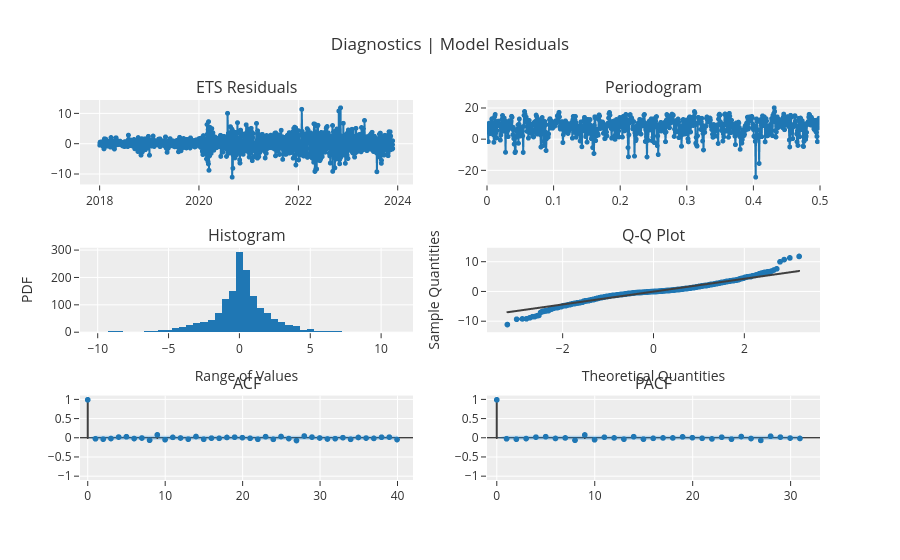

Source (notebook cell):
### Code cell
exp.plot_model(estimator=tuned_ets, plot="diagnostics")

### Figure 1 — Plotly figure (JSON) as saved in the notebook; plotly's stock layout.template omitted (floating-point values rounded to 4 significant figures; data arrays with more than 128 entries replaced by an {"elided": "..."} marker saying what was removed)
{"data": [{"line": {"color": "rgb(31, 119, 180)", "width": 2}, "marker": {"color": "rgb(31, 119, 180)", "size": 5}, "mode": "lines+markers", "name": "ETS", "showlegend": false, "type": "scattergl", "x": {"elided": "1542 str values"}, "xaxis": "x", "y": {"elided": "1542 float values"}, "yaxis": "y"}, {"hoverinfo": "text", "hovertext": {"elided": "771 str values"}, "line": {"color": "#1f77b4", "width": 2}, "marker": {"size": 5}, "mode": "lines+markers", "name": "ETS", "showlegend": false, "type": "scattergl", "x": {"elided": "771 float values"}, "xaxis": "x2", "y": {"elided": "771 float values"}, "yaxis": "y2"}, {"bingroup": "x", "hovertemplate": "variable=ETS<br>value=%{x}<br>count=%{y}<extra></extra>", "legendgroup": "ETS", "marker": {"color": "#1f77b4", "pattern": {"shape": ""}}, "name": "ETS", "orientation": "v", "showlegend": false, "type": "histogram", "x": {"elided": "1542 float values"}, "xaxis": "x3", "yaxis": "y3"}, {"marker": {"color": "#1f77b4"}, "mode": "markers", "name": "ETS", "showlegend": false, "type": "scattergl", "x": {"elided": "1542 float values"}, "xaxis": "x4", "y": {"elided": "1542 float values"}, "yaxis": "y4"}, {"line": {"color": "#3f3f3f"}, "mode": "lines", "name": "ETS", "showlegend": false, "type": "scattergl", "x": {"elided": "1542 float values"}, "xaxis": "x4", "y": {"elided": "1542 float values"}, "yaxis": "y4"}, {"line": {"color": "#3f3f3f"}, "mode": "lines", "name": "ACF", "showlegend": false, "type": "scattergl", "x": [0, 0], "xaxis": "x5", "y": [0, 1.0], "yaxis": "y5"}, {"line": {"color": "#3f3f3f"}, "mode": "lines", "name": "ACF", "showlegend": false, "type": "scattergl", "x": [1, 1], "xaxis": "x5", "y": [0, -0.02129], "yaxis": "y5"}, {"line": {"color": "#3f3f3f"}, "mode": "lines", "name": "ACF", "showlegend": false, "type": "scattergl", "x": [2, 2], "xaxis": "x5", "y": [0, -0.03134], "yaxis": "y5"}, {"line": {"color": "#3f3f3f"}, "mode": "lines", "name": "ACF", "showlegend": false, "type": "scattergl", "x": [3, 3], "xaxis": "x5", "y": [0, -0.01379], "yaxis": "y5"}, {"line": {"color": "#3f3f3f"}, "mode": "lines", "name": "ACF", "showlegend": false, "type": "scattergl", "x": [4, 4], "xaxis": "x5", "y": [0, 0.02418], "yaxis": "y5"}, {"line": {"color": "#3f3f3f"}, "mode": "lines", "name": "ACF", "showlegend": false, "type": "scattergl", "x": [5, 5], "xaxis": "x5", "y": [0, 0.03397], "yaxis": "y5"}, {"line": {"color": "#3f3f3f"}, "mode": "lines", "name": "ACF", "showlegend": false, "type": "scattergl", "x": [6, 6], "xaxis": "x5", "y": [0, -0.01475], "yaxis": "y5"}, {"line": {"color": "#3f3f3f"}, "mode": "lines", "name": "ACF", "showlegend": false, "type": "scattergl", "x": [7, 7], "xaxis": "x5", "y": [0, -0.0004502], "yaxis": "y5"}, {"line": {"color": "#3f3f3f"}, "mode": "lines", "name": "ACF", "showlegend": false, "type": "scattergl", "x": [8, 8], "xaxis": "x5", "y": [0, -0.05773], "yaxis": "y5"}, {"line": {"color": "#3f3f3f"}, "mode": "lines", "name": "ACF", "showlegend": false, "type": "scattergl", "x": [9, 9], "xaxis": "x5", "y": [0, 0.08294], "yaxis": "y5"}, {"line": {"color": "#3f3f3f"}, "mode": "lines", "name": "ACF", "showlegend": false, "type": "scattergl", "x": [10, 10], "xaxis": "x5", "y": [0, -0.04456], "yaxis": "y5"}, {"line": {"color": "#3f3f3f"}, "mode": "lines", "name": "ACF", "showlegend": false, "type": "scattergl", "x": [11, 11], "xaxis": "x5", "y": [0, 0.01713], "yaxis": "y5"}, {"line": {"color": "#3f3f3f"}, "mode": "lines", "name": "ACF", "showlegend": false, "type": "scattergl", "x": [12, 12], "xaxis": "x5", "y": [0, 0.0002664], "yaxis": "y5"}, {"line": {"color": "#3f3f3f"}, "mode": "lines", "name": "ACF", "showlegend": false, "type": "scattergl", "x": [13, 13], "xaxis": "x5", "y": [0, -0.03114], "yaxis": "y5"}, {"line": {"color": "#3f3f3f"}, "mode": "lines", "name": "ACF", "showlegend": false, "type": "scattergl", "x": [14, 14], "xaxis": "x5", "y": [0, 0.03896], "yaxis": "y5"}, {"line": {"color": "#3f3f3f"}, "mode": "lines", "name": "ACF", "showlegend": false, "type": "scattergl", "x": [15, 15], "xaxis": "x5", "y": [0, -0.03354], "yaxis": "y5"}, {"line": {"color": "#3f3f3f"}, "mode": "lines", "name": "ACF", "showlegend": false, "type": "scattergl", "x": [16, 16], "xaxis": "x5", "y": [0, -0.003705], "yaxis": "y5"}, {"line": {"color": "#3f3f3f"}, "mode": "lines", "name": "ACF", "showlegend": false, "type": "scattergl", "x": [17, 17], "xaxis": "x5", "y": [0, -0.007936], "yaxis": "y5"}, {"line": {"color": "#3f3f3f"}, "mode": "lines", "name": "ACF", "showlegend": false, "type": "scattergl", "x": [18, 18], "xaxis": "x5", "y": [0, 0.01419], "yaxis": "y5"}, {"line": {"color": "#3f3f3f"}, "mode": "lines", "name": "ACF", "showlegend": false, "type": "scattergl", "x": [19, 19], "xaxis": "x5", "y": [0, 0.0211], "yaxis": "y5"}, {"line": {"color": "#3f3f3f"}, "mode": "lines", "name": "ACF", "showlegend": false, "type": "scattergl", "x": [20, 20], "xaxis": "x5", "y": [0, 0.008898], "yaxis": "y5"}, {"line": {"color": "#3f3f3f"}, "mode": "lines", "name": "ACF", "showlegend": false, "type": "scattergl", "x": [21, 21], "xaxis": "x5", "y": [0, -0.007128], "yaxis": "y5"}, {"line": {"color": "#3f3f3f"}, "mode": "lines", "name": "ACF", "showlegend": false, "type": "scattergl", "x": [22, 22], "xaxis": "x5", "y": [0, -0.03351], "yaxis": "y5"}, {"line": {"color": "#3f3f3f"}, "mode": "lines", "name": "ACF", "showlegend": false, "type": "scattergl", "x": [23, 23], "xaxis": "x5", "y": [0, 0.03569], "yaxis": "y5"}, {"line": {"color": "#3f3f3f"}, "mode": "lines", "name": "ACF", "showlegend": false, "type": "scattergl", "x": [24, 24], "xaxis": "x5", "y": [0, -0.03541], "yaxis": "y5"}, {"line": {"color": "#3f3f3f"}, "mode": "lines", "name": "ACF", "showlegend": false, "type": "scattergl", "x": [25, 25], "xaxis": "x5", "y": [0, 0.03942], "yaxis": "y5"}, {"line": {"color": "#3f3f3f"}, "mode": "lines", "name": "ACF", "showlegend": false, "type": "scattergl", "x": [26, 26], "xaxis": "x5", "y": [0, -0.01547], "yaxis": "y5"}, {"line": {"color": "#3f3f3f"}, "mode": "lines", "name": "ACF", "showlegend": false, "type": "scattergl", "x": [27, 27], "xaxis": "x5", "y": [0, -0.06605], "yaxis": "y5"}, {"line": {"color": "#3f3f3f"}, "mode": "lines", "name": "ACF", "showlegend": false, "type": "scattergl", "x": [28, 28], "xaxis": "x5", "y": [0, 0.05166], "yaxis": "y5"}, {"line": {"color": "#3f3f3f"}, "mode": "lines", "name": "ACF", "showlegend": false, "type": "scattergl", "x": [29, 29], "xaxis": "x5", "y": [0, 0.0239], "yaxis": "y5"}, {"line": {"color": "#3f3f3f"}, "mode": "lines", "name": "ACF", "showlegend": false, "type": "scattergl", "x": [30, 30], "xaxis": "x5", "y": [0, -1.782e-05], "yaxis": "y5"}, {"line": {"color": "#3f3f3f"}, "mode": "lines", "name": "ACF", "showlegend": false, "type": "scattergl", "x": [31, 31], "xaxis": "x5", "y": [0, -0.02609], "yaxis": "y5"}, {"line": {"color": "#3f3f3f"}, "mode": "lines", "name": "ACF", "showlegend": false, "type": "scattergl", "x": [32, 32], "xaxis": "x5", "y": [0, -0.01825], "yaxis": "y5"}, {"line": {"color": "#3f3f3f"}, "mode": "lines", "name": "ACF", "showlegend": false, "type": "scattergl", "x": [33, 33], "xaxis": "x5", "y": [0, 0.007802], "yaxis": "y5"}, {"line": {"color": "#3f3f3f"}, "mode": "lines", "name": "ACF", "showlegend": false, "type": "scattergl", "x": [34, 34], "xaxis": "x5", "y": [0, -0.03492], "yaxis": "y5"}, {"line": {"color": "#3f3f3f"}, "mode": "lines", "name": "ACF", "showlegend": false, "type": "scattergl", "x": [35, 35], "xaxis": "x5", "y": [0, 0.01351], "yaxis": "y5"}, {"line": {"color": "#3f3f3f"}, "mode": "lines", "name": "ACF", "showlegend": false, "type": "scattergl", "x": [36, 36], "xaxis": "x5", "y": [0, -0.002458], "yaxis": "y5"}, {"line": {"color": "#3f3f3f"}, "mode": "lines", "name": "ACF", "showlegend": false, "type": "scattergl", "x": [37, 37], "xaxis": "x5", "y": [0, -0.01037], "yaxis": "y5"}, {"line": {"color": "#3f3f3f"}, "mode": "lines", "name": "ACF", "showlegend": false, "type": "scattergl", "x": [38, 38], "xaxis": "x5", "y": [0, 0.02033], "yaxis": "y5"}, {"line": {"color": "#3f3f3f"}, "mode": "lines", "name": "ACF", "showlegend": false, "type": "scattergl", "x": [39, 39], "xaxis": "x5", "y": [0, 0.02302], "yaxis": "y5"}, {"line": {"color": "#3f3f3f"}, "mode": "lines", "name": "ACF", "showlegend": false, "type": "scattergl", "x": [40, 40], "xaxis": "x5", "y": [0, -0.04103], "yaxis": "y5"}, {"marker": {"color": "#1f77b4", "size": 6}, "mode": "markers", "name": "ACF", "showlegend": false, "type": "scattergl", "x": [0, 1, 2, 3, 4, 5, 6, 7, 8, 9, 10, 11, 12, 13, 14, 15, 16, 17, 18, 19, 20, 21, 22, 23, 24, 25, 26, 27, 28, 29, 30, 31, 32, 33, 34, 35, 36, 37, 38, 39, 40], "xaxis": "x5", "y": [1.0, -0.02129, -0.03134, -0.01379, 0.02418, 0.03397, -0.01475, -0.0004502, -0.05773, 0.08294, -0.04456, 0.01713, 0.0002664, -0.03114, 0.03896, -0.03354, -0.003705, -0.007936, 0.01419, 0.0211, 0.008898, -0.007128, -0.03351, 0.03569, -0.03541, 0.03942, -0.01547, -0.06605, 0.05166, 0.0239, -1.782e-05, -0.02609, -0.01825, 0.007802, -0.03492, 0.01351, -0.002458, -0.01037, 0.02033, 0.02302, -0.04103], "yaxis": "y5"}, {"line": {"color": "rgba(255,255,255,0)"}, "mode": "lines", "name": "UC", "showlegend": false, "type": "scatter", "x": [0, 1, 2, 3, 4, 5, 6, 7, 8, 9, 10, 11, 12, 13, 14, 15, 16, 17, 18, 19, 20, 21, 22, 23, 24, 25, 26, 27, 28, 29, 30, 31, 32, 33, 34, 35, 36, 37, 38, 39, 40], "xaxis": "x5", "y": [0.0, 0.04991, 0.04993, 0.04998, 0.04999, 0.05002, 0.05008, 0.05009, 0.05009, 0.05026, 0.0506, 0.05069, 0.05071, 0.05071, 0.05076, 0.05083, 0.05089, 0.05089, 0.05089, 0.0509, 0.05092, 0.05092, 0.05093, 0.05098, 0.05104, 0.05111, 0.05118, 0.05119, 0.0514, 0.05153, 0.05156, 0.05156, 0.05159, 0.05161, 0.05161, 0.05167, 0.05168, 0.05168, 0.05169, 0.05171, 0.05173], "yaxis": "y5"}, {"fill": "tonexty", "fillcolor": "rgba(32, 146, 230,0.3)", "line": {"color": "rgba(255,255,255,0)"}, "mode": "lines", "name": "LC", "showlegend": false, "type": "scatter", "x": [0, 1, 2, 3, 4, 5, 6, 7, 8, 9, 10, 11, 12, 13, 14, 15, 16, 17, 18, 19, 20, 21, 22, 23, 24, 25, 26, 27, 28, 29, 30, 31, 32, 33, 34, 35, 36, 37, 38, 39, 40], "xaxis": "x5", "y": [0.0, -0.04991, -0.04993, -0.04998, -0.04999, -0.05002, -0.05008, -0.05009, -0.05009, -0.05026, -0.0506, -0.05069, -0.05071, -0.05071, -0.05076, -0.05083, -0.05089, -0.05089, -0.05089, -0.0509, -0.05092, -0.05092, -0.05093, -0.05098, -0.05104, -0.05111, -0.05118, -0.05119, -0.0514, -0.05153, -0.05156, -0.05156, -0.05159, -0.05161, -0.05161, -0.05167, -0.05168, -0.05168, -0.05169, -0.05171, -0.05173], "yaxis": "y5"}, {"line": {"color": "#3f3f3f"}, "mode": "lines", "name": "PACF", "showlegend": false, "type": "scattergl", "x": [0, 0], "xaxis": "x6", "y": [0, 1.0], "yaxis": "y6"}, {"line": {"color": "#3f3f3f"}, "mode": "lines", "name": "PACF", "showlegend": false, "type": "scattergl", "x": [1, 1], "xaxis": "x6", "y": [0, -0.0213], "yaxis": "y6"}, {"line": {"color": "#3f3f3f"}, "mode": "lines", "name": "PACF", "showlegend": false, "type": "scattergl", "x": [2, 2], "xaxis": "x6", "y": [0, -0.03185], "yaxis": "y6"}, {"line": {"color": "#3f3f3f"}, "mode": "lines", "name": "PACF", "showlegend": false, "type": "scattergl", "x": [3, 3], "xaxis": "x6", "y": [0, -0.01521], "yaxis": "y6"}, {"line": {"color": "#3f3f3f"}, "mode": "lines", "name": "PACF", "showlegend": false, "type": "scattergl", "x": [4, 4], "xaxis": "x6", "y": [0, 0.02264], "yaxis": "y6"}, {"line": {"color": "#3f3f3f"}, "mode": "lines", "name": "PACF", "showlegend": false, "type": "scattergl", "x": [5, 5], "xaxis": "x6", "y": [0, 0.03427], "yaxis": "y6"}, {"line": {"color": "#3f3f3f"}, "mode": "lines", "name": "PACF", "showlegend": false, "type": "scattergl", "x": [6, 6], "xaxis": "x6", "y": [0, -0.01204], "yaxis": "y6"}, {"line": {"color": "#3f3f3f"}, "mode": "lines", "name": "PACF", "showlegend": false, "type": "scattergl", "x": [7, 7], "xaxis": "x6", "y": [0, 0.001729], "yaxis": "y6"}, {"line": {"color": "#3f3f3f"}, "mode": "lines", "name": "PACF", "showlegend": false, "type": "scattergl", "x": [8, 8], "xaxis": "x6", "y": [0, -0.05866], "yaxis": "y6"}, {"line": {"color": "#3f3f3f"}, "mode": "lines", "name": "PACF", "showlegend": false, "type": "scattergl", "x": [9, 9], "xaxis": "x6", "y": [0, 0.07943], "yaxis": "y6"}, {"line": {"color": "#3f3f3f"}, "mode": "lines", "name": "PACF", "showlegend": false, "type": "scattergl", "x": [10, 10], "xaxis": "x6", "y": [0, -0.0463], "yaxis": "y6"}, {"line": {"color": "#3f3f3f"}, "mode": "lines", "name": "PACF", "showlegend": false, "type": "scattergl", "x": [11, 11], "xaxis": "x6", "y": [0, 0.02068], "yaxis": "y6"}, {"line": {"color": "#3f3f3f"}, "mode": "lines", "name": "PACF", "showlegend": false, "type": "scattergl", "x": [12, 12], "xaxis": "x6", "y": [0, 0.002198], "yaxis": "y6"}, {"line": {"color": "#3f3f3f"}, "mode": "lines", "name": "PACF", "showlegend": false, "type": "scattergl", "x": [13, 13], "xaxis": "x6", "y": [0, -0.03143], "yaxis": "y6"}, {"line": {"color": "#3f3f3f"}, "mode": "lines", "name": "PACF", "showlegend": false, "type": "scattergl", "x": [14, 14], "xaxis": "x6", "y": [0, 0.03464], "yaxis": "y6"}, {"line": {"color": "#3f3f3f"}, "mode": "lines", "name": "PACF", "showlegend": false, "type": "scattergl", "x": [15, 15], "xaxis": "x6", "y": [0, -0.03119], "yaxis": "y6"}, {"line": {"color": "#3f3f3f"}, "mode": "lines", "name": "PACF", "showlegend": false, "type": "scattergl", "x": [16, 16], "xaxis": "x6", "y": [0, -0.00877], "yaxis": "y6"}, {"line": {"color": "#3f3f3f"}, "mode": "lines", "name": "PACF", "showlegend": false, "type": "scattergl", "x": [17, 17], "xaxis": "x6", "y": [0, 0.001798], "yaxis": "y6"}, {"line": {"color": "#3f3f3f"}, "mode": "lines", "name": "PACF", "showlegend": false, "type": "scattergl", "x": [18, 18], "xaxis": "x6", "y": [0, 0.001423], "yaxis": "y6"}, {"line": {"color": "#3f3f3f"}, "mode": "lines", "name": "PACF", "showlegend": false, "type": "scattergl", "x": [19, 19], "xaxis": "x6", "y": [0, 0.02998], "yaxis": "y6"}, {"line": {"color": "#3f3f3f"}, "mode": "lines", "name": "PACF", "showlegend": false, "type": "scattergl", "x": [20, 20], "xaxis": "x6", "y": [0, 0.008358], "yaxis": "y6"}, {"line": {"color": "#3f3f3f"}, "mode": "lines", "name": "PACF", "showlegend": false, "type": "scattergl", "x": [21, 21], "xaxis": "x6", "y": [0, -0.00756], "yaxis": "y6"}, {"line": {"color": "#3f3f3f"}, "mode": "lines", "name": "PACF", "showlegend": false, "type": "scattergl", "x": [22, 22], "xaxis": "x6", "y": [0, -0.02473], "yaxis": "y6"}, {"line": {"color": "#3f3f3f"}, "mode": "lines", "name": "PACF", "showlegend": false, "type": "scattergl", "x": [23, 23], "xaxis": "x6", "y": [0, 0.02118], "yaxis": "y6"}, {"line": {"color": "#3f3f3f"}, "mode": "lines", "name": "PACF", "showlegend": false, "type": "scattergl", "x": [24, 24], "xaxis": "x6", "y": [0, -0.03078], "yaxis": "y6"}, {"line": {"color": "#3f3f3f"}, "mode": "lines", "name": "PACF", "showlegend": false, "type": "scattergl", "x": [25, 25], "xaxis": "x6", "y": [0, 0.03838], "yaxis": "y6"}, {"line": {"color": "#3f3f3f"}, "mode": "lines", "name": "PACF", "showlegend": false, "type": "scattergl", "x": [26, 26], "xaxis": "x6", "y": [0, -0.01389], "yaxis": "y6"}, {"line": {"color": "#3f3f3f"}, "mode": "lines", "name": "PACF", "showlegend": false, "type": "scattergl", "x": [27, 27], "xaxis": "x6", "y": [0, -0.06298], "yaxis": "y6"}, {"line": {"color": "#3f3f3f"}, "mode": "lines", "name": "PACF", "showlegend": false, "type": "scattergl", "x": [28, 28], "xaxis": "x6", "y": [0, 0.04652], "yaxis": "y6"}, {"line": {"color": "#3f3f3f"}, "mode": "lines", "name": "PACF", "showlegend": false, "type": "scattergl", "x": [29, 29], "xaxis": "x6", "y": [0, 0.02285], "yaxis": "y6"}, {"line": {"color": "#3f3f3f"}, "mode": "lines", "name": "PACF", "showlegend": false, "type": "scattergl", "x": [30, 30], "xaxis": "x6", "y": [0, -0.002838], "yaxis": "y6"}, {"line": {"color": "#3f3f3f"}, "mode": "lines", "name": "PACF", "showlegend": false, "type": "scattergl", "x": [31, 31], "xaxis": "x6", "y": [0, -0.01201], "yaxis": "y6"}, {"marker": {"color": "#1f77b4", "size": 6}, "mode": "markers", "name": "PACF", "showlegend": false, "type": "scattergl", "x": [0, 1, 2, 3, 4, 5, 6, 7, 8, 9, 10, 11, 12, 13, 14, 15, 16, 17, 18, 19, 20, 21, 22, 23, 24, 25, 26, 27, 28, 29, 30, 31], "xaxis": "x6", "y": [1.0, -0.0213, -0.03185, -0.01521, 0.02264, 0.03427, -0.01204, 0.001729, -0.05866, 0.07943, -0.0463, 0.02068, 0.002198, -0.03143, 0.03464, -0.03119, -0.00877, 0.001798, 0.001423, 0.02998, 0.008358, -0.00756, -0.02473, 0.02118, -0.03078, 0.03838, -0.01389, -0.06298, 0.04652, 0.02285, -0.002838, -0.01201], "yaxis": "y6"}, {"line": {"color": "rgba(255,255,255,0)"}, "mode": "lines", "name": "UC", "showlegend": false, "type": "scatter", "x": [0, 1, 2, 3, 4, 5, 6, 7, 8, 9, 10, 11, 12, 13, 14, 15, 16, 17, 18, 19, 20, 21, 22, 23, 24, 25, 26, 27, 28, 29, 30, 31], "xaxis": "x6", "y": [0.0, 0.04991, 0.04991, 0.04991, 0.04991, 0.04991, 0.04991, 0.04991, 0.04991, 0.04991, 0.04991, 0.04991, 0.04991, 0.04991, 0.04991, 0.04991, 0.04991, 0.04991, 0.04991, 0.04991, 0.04991, 0.04991, 0.04991, 0.04991, 0.04991, 0.04991, 0.04991, 0.04991, 0.04991, 0.04991, 0.04991, 0.04991], "yaxis": "y6"}, {"fill": "tonexty", "fillcolor": "rgba(32, 146, 230,0.3)", "line": {"color": "rgba(255,255,255,0)"}, "mode": "lines", "name": "LC", "showlegend": false, "type": "scatter", "x": [0, 1, 2, 3, 4, 5, 6, 7, 8, 9, 10, 11, 12, 13, 14, 15, 16, 17, 18, 19, 20, 21, 22, 23, 24, 25, 26, 27, 28, 29, 30, 31], "xaxis": "x6", "y": [0.0, -0.04991, -0.04991, -0.04991, -0.04991, -0.04991, -0.04991, -0.04991, -0.04991, -0.04991, -0.04991, -0.04991, -0.04991, -0.04991, -0.04991, -0.04991, -0.04991, -0.04991, -0.04991, -0.04991, -0.04991, -0.04991, -0.04991, -0.04991, -0.04991, -0.04991, -0.04991, -0.04991, -0.04991, -0.04991, -0.04991, -0.04991], "yaxis": "y6"}], "layout": {"annotations": [{"font": {"size": 16}, "showarrow": false, "text": "ETS Residuals", "x": 0.225, "xanchor": "center", "xref": "paper", "y": 1.0, "yanchor": "bottom", "yref": "paper"}, {"font": {"size": 16}, "showarrow": false, "text": "Periodogram", "x": 0.775, "xanchor": "center", "xref": "paper", "y": 1.0, "yanchor": "bottom", "yref": "paper"}, {"font": {"size": 16}, "showarrow": false, "text": "Histogram", "x": 0.225, "xanchor": "center", "xref": "paper", "y": 0.6111, "yanchor": "bottom", "yref": "paper"}, {"font": {"size": 16}, "showarrow": false, "text": "Q-Q Plot", "x": 0.775, "xanchor": "center", "xref": "paper", "y": 0.6111, "yanchor": "bottom", "yref": "paper"}, {"font": {"size": 16}, "showarrow": false, "text": "ACF", "x": 0.225, "xanchor": "center", "xref": "paper", "y": 0.2222, "yanchor": "bottom", "yref": "paper"}, {"font": {"size": 16}, "showarrow": false, "text": "PACF", "x": 0.775, "xanchor": "center", "xref": "paper", "y": 0.2222, "yanchor": "bottom", "yref": "paper"}], "showlegend": false, "title": {"text": "Diagnostics | Model Residuals"}, "xaxis": {"anchor": "y", "domain": [0.0, 0.45]}, "xaxis2": {"anchor": "y2", "domain": [0.55, 1.0], "range": [0, 0.5]}, "xaxis3": {"anchor": "y3", "domain": [0.0, 0.45], "title": {"text": "Range of Values"}}, "xaxis4": {"anchor": "y4", "domain": [0.55, 1.0], "title": {"text": "Theoretical Quantities"}}, "xaxis5": {"anchor": "y5", "domain": [0.0, 0.45], "range": [-1, 42]}, "xaxis6": {"anchor": "y6", "domain": [0.55, 1.0], "range": [-1, 33]}, "yaxis": {"anchor": "x", "domain": [0.7778, 1.0]}, "yaxis2": {"anchor": "x2", "domain": [0.7778, 1.0]}, "yaxis3": {"anchor": "x3", "domain": [0.3889, 0.6111], "title": {"text": "PDF"}}, "yaxis4": {"anchor": "x4", "domain": [0.3889, 0.6111], "title": {"text": "Sample Quantities"}}, "yaxis5": {"anchor": "x5", "domain": [0.0, 0.2222], "range": [-1.1, 1.1], "zerolinecolor": "#000000"}, "yaxis6": {"anchor": "x6", "domain": [0.0, 0.2222], "range": [-1.1, 1.1], "zerolinecolor": "#000000"}}}
